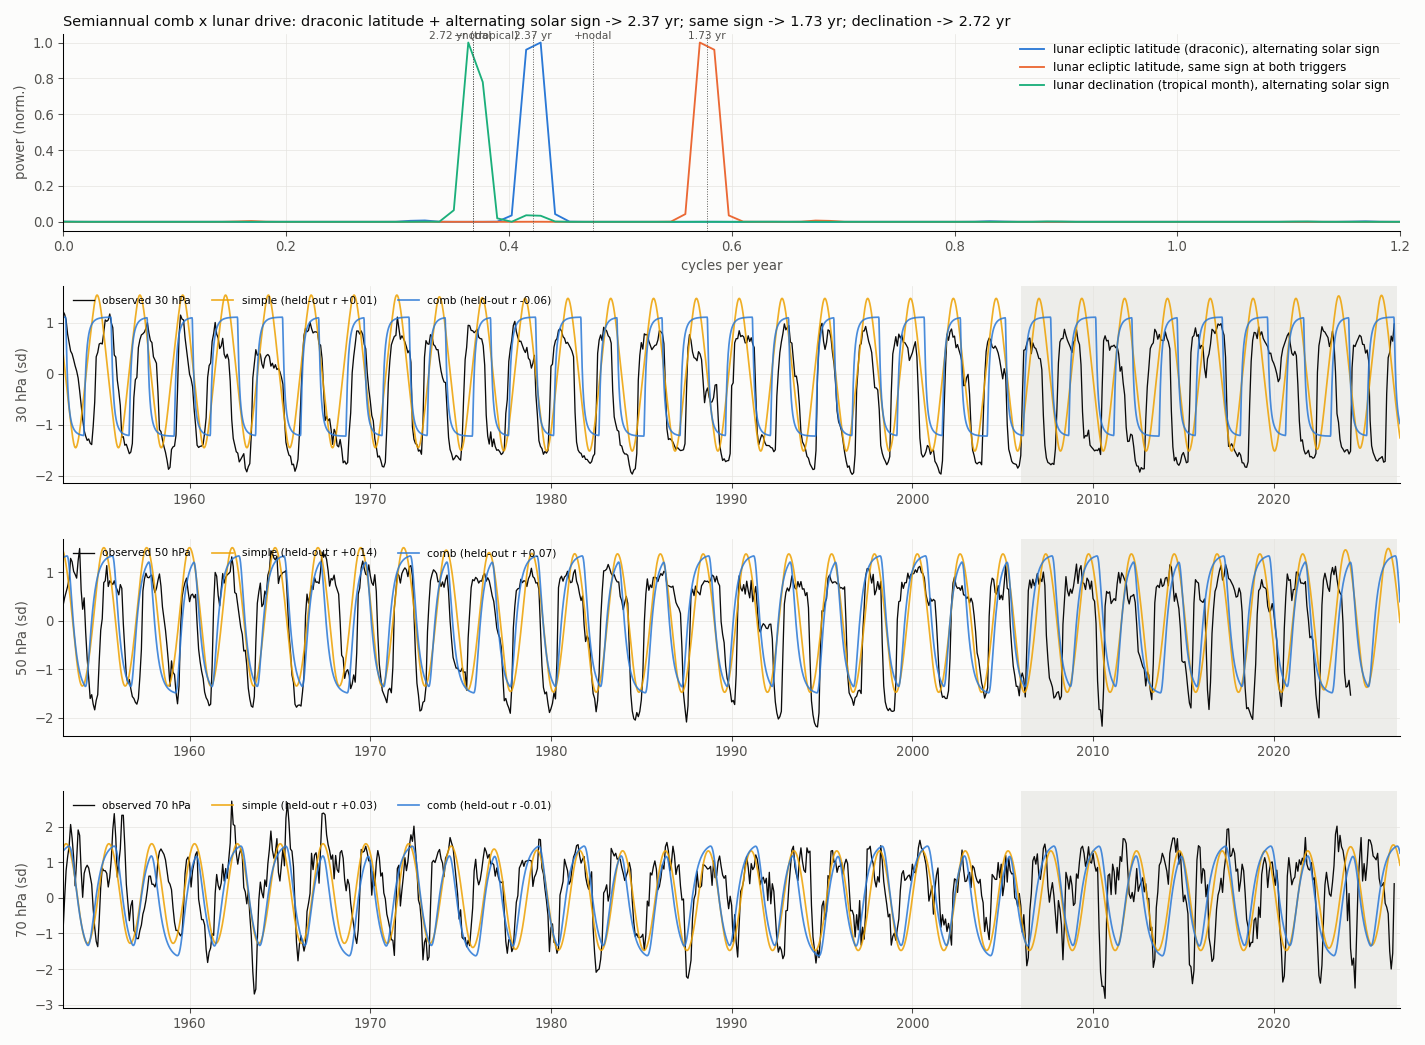

The Python source for this figure:
#!/usr/bin/env python3
"""QBO as an axisymmetric toroidal device with a reversing poloidal drive (2026-10-22). Derivation: qbo_tokamak.md.

Structure (all cases):
  drive D(t)      the poloidal drive (zonal, m = 0 triggers)
  edge relaxation the toroidal flow at the top edge flips sign when D crosses +-theta (hysteresis, the
                  reversed-field-pinch threshold); theta = 0 is plain sign(D); variant "linear" uses D itself
  penetration     the edge state penetrates downward by advection-diffusion with damping (tokamak current
                  penetration with an inward pinch):  du/dt = -w du/dz + eta d2u/dz2 - u/tau_d,
                  solved with the first-passage Green's function from the edge
  levels          30, 50, 70 hPa at depths d, d + 3.5 km, d + 5.9 km below the edge (log-pressure heights)
Drives:
  SIMPLE  D = cos(2 pi (t - t_phi) / 2.370 yr): the draconic alias, period fixed from the Doodson numbers
  COMB    impulses twice a year (trigger day of year fitted, second half a year later), weight
          sin(dec_moon) * sin(dec_sun) * (solar distance factor), then a leaky integrator (tau_i).
          The lunar declination is computed from Meeus' mean elements, so its phase is astronomical and its
          amplitude carries the 18.6-yr nodal modulation; the sign of the solar declination alternates between
          the two triggers, which moves the alias from 1.73 yr to 2.37 yr (see qbo_tokamak.md).
Fit: differential evolution on the mean correlation over the three levels, 1953-2005; held out 2006-2026.
    python3 qbo_tokamak.py   -> qbo_tokamak.png, qbo_tokamak.json, table on stdout
"""
import json
from pathlib import Path

import matplotlib
import numpy as np
from scipy.optimize import differential_evolution
from scipy.signal import fftconvolve

matplotlib.use("Agg")
import matplotlib.pyplot as plt  # noqa: E402

HERE = Path(__file__).resolve().parent
LEGS = HERE.parent / "experiments/Oct2026_generator/legs"
FILES = {30: LEGS / "qbo30_point0E/kit_qbo_u30.dat", 50: LEGS / "qbo50/qbo50.dat", 70: LEGS / "qbo70_point0E/kit_qbo_u70.dat"}
DZ = {30: 0.0, 50: 3.5, 70: 5.9}
DT = 1 / 73.0
TG = np.arange(1900.0, 2027.0, DT)
TR0, TR1, HO0, HO1 = 1953.0, 2006.0, 2006.0, 2026.8
P_DRAC = 365.2422 / 27.212221        # draconic months per year
ALIAS = P_DRAC - round(P_DRAC)        # signed: alias with an annual comb
rad = np.radians


def astro(t):
    T = (t - 2000.0) * 365.25 / 36525.0
    Lp, D, M, Mp, F = (rad(v) for v in (218.3164477 + 481267.88123421 * T, 297.8501921 + 445267.1114034 * T,
                                         357.5291092 + 35999.0502909 * T, 134.9633964 + 477198.8675055 * T,
                                         93.2720950 + 483202.0175233 * T))
    lam = Lp + rad(6.289) * np.sin(Mp) + rad(1.274) * np.sin(2 * D - Mp) + rad(0.658) * np.sin(2 * D) + rad(0.214) * np.sin(2 * Mp) - rad(0.186) * np.sin(M)
    beta = rad(5.128) * np.sin(F) + rad(0.281) * np.sin(Mp + F) + rad(0.278) * np.sin(Mp - F) + rad(0.173) * np.sin(2 * D - F)
    eps = rad(23.439)
    sdm = np.sin(beta) * np.cos(eps) + np.cos(beta) * np.sin(eps) * np.sin(lam)
    lams = rad(280.466 + 36000.770 * T) + rad(1.915) * np.sin(M) + rad(0.020) * np.sin(2 * M)
    return sdm, np.sin(eps) * np.sin(lams), (1 + 0.0167 * np.cos(M)) ** 3, np.sin(beta)


def comb_drive(doy, tau_i, alternate=True, lunar="beta"):
    tn = np.concatenate([np.floor(TG[0]) + k + doy / 365.2422 + np.array([0.0, 0.5]) for k in range(int(TG[-1] - TG[0]) + 1)])
    tn = tn[(tn >= TG[0]) & (tn <= TG[-1])]
    sdm, sds, dist, sb = astro(tn)
    a = (sb if lunar == "beta" else sdm) * (sds if alternate else np.abs(sds)) * dist
    imp = np.zeros_like(TG); np.add.at(imp, np.minimum(((tn - TG[0]) / DT).astype(int), len(TG) - 1), a)
    r = np.exp(-DT / tau_i); D = np.zeros_like(TG); acc = 0.0
    for i, x in enumerate(imp):
        acc = r * acc + x; D[i] = acc
    return D


def relax(D, theta, mode):
    z = (D - D.mean()) / D.std()
    if mode == "linear":
        return z
    u = np.empty_like(z); s = 1.0 if z[0] >= 0 else -1.0
    for i, v in enumerate(z):
        if v > theta: s = 1.0
        elif v < -theta: s = -1.0
        u[i] = s
    return u


def penetrate(ue, z, w, eta, tau_d):
    s = np.arange(1, int(15 / DT)) * DT                     # 15-yr kernel
    g = z / np.sqrt(4 * np.pi * eta * s ** 3) * np.exp(-(z - w * s) ** 2 / (4 * eta * s) - s / tau_d) * DT
    return fftconvolve(ue, np.concatenate([[0.0], g]))[: len(TG)]


DATA = {}
for L, f in FILES.items():
    a = np.loadtxt(f); a = a[np.isfinite(a[:, 1])]; DATA[L] = (a[:, 0], a[:, 1])


def model(case, x, mode):
    if case == "SIMPLE":
        tphi, theta, w, eta, d, tau_d = x; D = np.cos(2 * np.pi * (TG - tphi) / (1 / abs(ALIAS)))
    else:
        doy, theta, w, eta, d, tau_d, tau_i = x; D = comb_drive(doy, tau_i, True, "decl" if case == "COMB_DECL" else "beta")
    ue = relax(D, theta, mode)
    return D, ue, {L: penetrate(ue, d + DZ[L], w, eta, tau_d) for L in FILES}


def scores(out, a, b):
    r = []
    for L, (t, y) in DATA.items():
        m = (t >= a) & (t < b); r.append(np.corrcoef(np.interp(t[m], TG, out[L]), y[m])[0, 1])
    return np.array(r)


BOUNDS = {"SIMPLE": [(0, 1 / abs(ALIAS)), (0, 1.2), (1, 40), (0.1, 60), (0, 12), (0.3, 20)],
          "COMB_DECL": [(0, 365.24), (0, 1.2), (1, 40), (0.1, 60), (0, 12), (0.3, 20), (0.1, 4)],
          "COMB": [(0, 365.24), (0, 1.2), (1, 40), (0.1, 60), (0, 12), (0.3, 20), (0.1, 4)]}
RES = {}
for case in ("SIMPLE", "COMB", "COMB_DECL"):
    for mode in (("threshold", "linear") if case != "COMB_DECL" else ("threshold",)):
        bounds = BOUNDS[case] if mode == "threshold" else [b if i != 1 else (0, 0) for i, b in enumerate(BOUNDS[case])]
        f = lambda x: -scores(model(case, x, mode)[2], TR0, TR1).mean()  # noqa: E731
        opt = differential_evolution(f, bounds, seed=3, maxiter=60, popsize=12, tol=1e-6, polish=False)
        D, ue, out = model(case, opt.x, mode)
        RES[(case, mode)] = dict(x=opt.x.tolist(), train=scores(out, TR0, TR1).tolist(), held=scores(out, HO0, HO1).tolist())
        print(f"{case:7s} {mode:9s} train {np.round(RES[(case, mode)]['train'], 3)} held {np.round(RES[(case, mode)]['held'], 3)}  params {np.round(opt.x, 3)}")


# reversal statistics at 30 hPa: mean period from sign changes; descent lag 30 -> 70 from cross-correlation
def period(t, y):
    s = np.sign(y - 0); c = np.where(np.diff(s) != 0)[0]; return 2 * np.mean(np.diff(t[c])) if len(c) > 2 else np.nan


def lag(t, a, b):
    ls = np.arange(-24, 25); r = [np.corrcoef(a[max(0, -k):len(a) - max(0, k)], b[max(0, k):len(b) - max(0, -k)])[0, 1] for k in ls]
    return ls[int(np.argmax(r))]


tg = np.arange(1953.0, 2024.2, 1 / 12)
obs = {L: np.interp(tg, *DATA[L]) for L in DATA}
print(f"\npredicted draconic alias period {1 / abs(ALIAS):.3f} yr; observed mean period at 30 hPa {period(tg, obs[30]):.3f} yr, 70 hPa {period(tg, obs[70]):.3f} yr")
print(f"observed descent lag 30 -> 70 hPa {lag(tg, obs[30], obs[70])} months")
for k in RES:
    out = model(k[0], np.array(RES[k]["x"]), k[1])[2]; mm = {L: np.interp(tg, TG, out[L]) for L in out}
    RES[k].update(period30=period(tg, mm[30]), lag=int(lag(tg, mm[30], mm[70])))
    print(f"   {k[0]:7s} {k[1]:9s}: model mean period 30 hPa {RES[k]['period30']:.3f} yr, descent lag 30->70 {RES[k]['lag']} months")
if RES[("COMB", "threshold")]:
    doy = RES[("COMB", "threshold")]["x"][0]
    print(f"   COMB trigger days of year: {doy:.0f} and {(doy + 182.62) % 365.24:.0f}  (solstices ~172 / ~355, equinoxes ~80 / ~266)")
json.dump({f"{a}|{b}": v for (a, b), v in RES.items()}, open(HERE / "qbo_tokamak.json", "w"), indent=1)

# spectra of the drives: annual comb with and without the alternating solar sign
x = RES[("COMB", "threshold")]["x"]
INK, MUTED, GRID, SURF = "#0b0b0b", "#52514e", "#e4e3df", "#fcfcfb"
fig = plt.figure(figsize=(15, 11), facecolor=SURF); gs = fig.add_gridspec(4, 2, height_ratios=[1, 1, 1, 1.1])
ax = fig.add_subplot(gs[0, :]); m = TG >= 1950
fr = np.fft.rfftfreq(m.sum(), DT); w_ = np.hanning(m.sum())
for lab, alt, lun, col in (("lunar ecliptic latitude (draconic), alternating solar sign", True, "beta", "#2a78d6"), ("lunar ecliptic latitude, same sign at both triggers", False, "beta", "#eb6834"),
                          ("lunar declination (tropical month), alternating solar sign", True, "decl", "#1baf7a")):
    Dd = comb_drive(x[0], 0.1, alt, lun)[m]; P = np.abs(np.fft.rfft((Dd - Dd.mean()) * w_)) ** 2
    ax.plot(fr, P / P.max(), color=col, lw=1.4, label=lab)
for f0, lab in ((abs(ALIAS), "2.37 yr"), (1 - abs(ALIAS), "1.73 yr"), (abs(ALIAS) - 1 / 18.613, "−nodal"), (abs(ALIAS) + 1 / 18.613, "+nodal"), (365.2422 / 27.321582 - 13, "2.72 yr (tropical)")):
    ax.axvline(f0, color=MUTED, lw=0.7, ls=":"); ax.text(f0, 1.02, lab, ha="center", fontsize=8, color=MUTED)
ax.set_xlim(0, 1.2); ax.set_xlabel("cycles per year", color=MUTED); ax.set_ylabel("power (norm.)", color=MUTED)
ax.set_title("Semiannual comb x lunar drive: draconic latitude + alternating solar sign -> 2.37 yr; same sign -> 1.73 yr; declination -> 2.72 yr", loc="left", fontsize=11, color=INK)
ax.legend(frameon=False, fontsize=9)
for row, L in enumerate((30, 50, 70), start=1):
    ax = fig.add_subplot(gs[row, :]); t, y = DATA[L]; mm = (t >= 1953)
    ax.plot(t[mm], y[mm] / np.std(y[mm]), color=INK, lw=1.0, label=f"observed {L} hPa")
    for k, col in ((("SIMPLE", "threshold"), "#eda100"), (("COMB", "threshold"), "#2a78d6")):
        out = model(k[0], np.array(RES[k]["x"]), k[1])[2][L]; s = TG >= 1953
        v = out[s]; ax.plot(TG[s], (v - v.mean()) / v.std(), color=col, lw=1.3, alpha=0.85,
                             label=f"{k[0].lower()} (held-out r {RES[k]['held'][[30, 50, 70].index(L)]:+.2f})")
    ax.axvspan(HO0, HO1, color=GRID, alpha=0.6, lw=0); ax.set_xlim(1953, 2027); ax.legend(frameon=False, fontsize=8, ncol=3, loc="upper left")
    ax.set_ylabel(f"{L} hPa (sd)", color=MUTED)
for a in fig.axes:
    a.set_facecolor(SURF); a.tick_params(colors=MUTED); a.grid(True, color=GRID, lw=0.5)
    for sp in ("top", "right"):
        a.spines[sp].set_visible(False)
fig.tight_layout(); fig.savefig(HERE / "qbo_tokamak.png", dpi=95, facecolor=SURF)
print("plot: qbo_tokamak.png")
